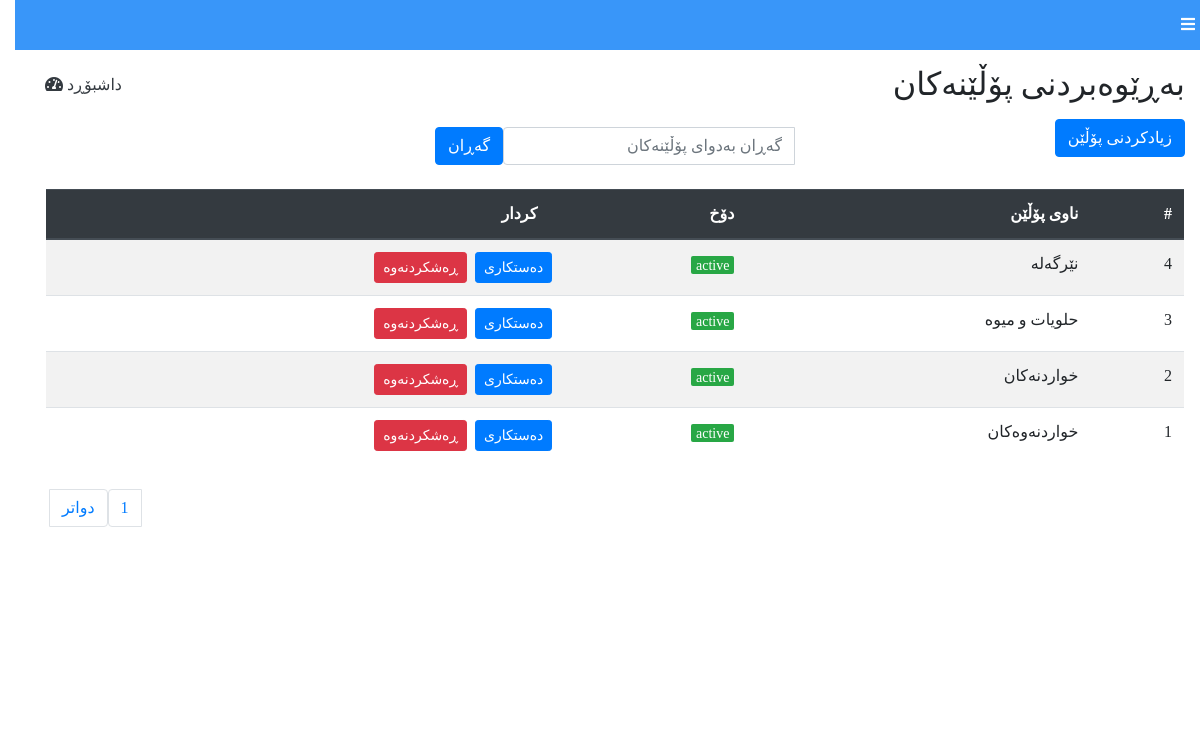
/category.php (signed in), run on the app's committed database.
### tables this page shows
CREATE TABLE `category` (
  `id` int(11) NOT NULL,
  `category_name` varchar(255) NOT NULL,
  `status` varchar(15) NOT NULL
);

### category.php (the view, shortened to what this page needs)
<?php
include 'auth/database.php';
$results_per_page = 5;
$result1 = mysqli_query($connect, "SELECT * FROM category");
$number_of_results = mysqli_num_rows($result1);
$number_of_pages = ceil($number_of_results / $results_per_page);
if (!isset($_GET['page']))
	$page = 1;
else
	$page = $_GET['page'];
$page_next = $page + 1;
$this_page_first_result = ($page > 1) ? ($page - 1) * $results_per_page : 0;
$result = mysqli_query($connect, "SELECT * FROM category ORDER BY id DESC LIMIT $this_page_first_result, $results_per_page");
$count = mysqli_num_rows($result);
?>
<!DOCTYPE html>
<html dir="rtl" lang="ar">
<head>
	<link rel="stylesheet" href="https://stackpath.bootstrapcdn.com/bootstrap/4.2.1/css/bootstrap.min.css">
	<link rel="stylesheet" href="https://use.fontawesome.com/releases/v5.7.0/css/all.css">
	<link rel="stylesheet" type="text/css" href="css/category.css">
</head>
<body>
	<div class="wrapper">
		<div class="content-wrapper text-right">
			<div class="container-fluid">
				<div class="row">
					<div class="col-md-12">
						<nav class="bar">
							<a href="#" id="toggle"><i class="fas fa-bars ml-3"></i></a>
						</nav>
						<div class="below-toggle-content">
							<div class="col-md-12">
								<div class="top-part mb-3"> <a href="dashboard.php" class="d-inline text-dark mt-2" style="text-decoration: none; float: left; font-weight: 500;">داشبۆڕد <i class="fas fa-tachometer-alt "></i> </a>
									<h2 class="d-inline">بەڕێوەبردنی پۆڵێنەکان</h2>
								</div>
								<div class="row">
									<div class="col-md-4">
										<button class="btn btn-primary add-group shadow-none" data-toggle="modal" data-target="#AddModal">زیادکردنی پۆڵێن</button>
									</div>
									<div class="col-md-4 mt-2 mb-4 ml-auto">
										<div class="input-group">
											<input type="text" name="search" id="search" onkeyup="SearchField();" class="form-control shadow-none" placeholder="گەڕان بەدوای پۆڵێنەکان">
											<span class="input-group-btn">
												<button class="btn btn-primary shadow-none" id="search-button">گەڕان</button>
											</span>
										</div>
									</div>
								</div>
								<div class="row pl-3 pr-3">
									<table class="table table-striped" id="category_table">
										<thead class="thead-dark">
											<tr>
												<th scope="col">#</th>
												<th scope="col">ناوی پۆڵێن</th>
												<th scope="col">دۆخ</th>
												<th scope="col">کردار</th>
											</tr>
										</thead>
										<tbody id="display">
											<?php
											if ($count > 0) {
												while ($data = mysqli_fetch_array($result)) {
											?>
													<tr>
														<td><?php echo $data['id']; ?></td>
														<td><?php echo $data['category_name']; ?></td>
														<?php
														if ($data['status'] == 'active') {
														?>
															<td><span class="active-status bg-success"><?php echo $data['status']; ?></span></td>
															<td>
																<div class="row">
																	<button type="submit" name="edit" id="<?php echo $data['id']; ?>" class="btn btn-sm btn-primary ml-2 edit_data">دەستکاری</button>
																	<a href="delete_category.php?id=<?php echo $data['id']; ?>" name="cancel" class="btn btn-sm btn-danger">ڕەشکردنەوە</a>
																</div>
															</td>
														<?php
														}
														?>
													</tr>
											<?php
												}
											} else {
												echo "<h5 class='text-danger mb-3'>هیچ زانیاریەك نەدۆزرایەوە<h5>";
											}
											?>
										</tbody>
									</table>
								</div>
								<div class="row">
									<nav aria-label="Page navigation example" style="background-color: transparent;">
										<ul class="pagination justify-content-end">
											<?php
											for ($page = 1; $page <= $number_of_pages; $page++) {
												echo '<li class="page-item"><a href="category.php?page=' . $page . '" class="page-link">' . $page . ' ' . '</a></li>';
											}
											?>
											<?php if ($page >= 1) { ?>
												<li class="page-item "><a href="<?php echo 'category.php?page=' . $page_next ?>" class="page-link">دواتر</a></li>
											<?php } ?>
										</ul>
									</nav>
								</div>
							</div>
						</div>
					</div>
				</div>
			</div>
		</div>
	</div>
</body>
</html>

### css/category.css (style rules this page uses)
* { font-family: 'Rabar_013'; font-size: 1rem; }
.content-wrapper { position: absolute; width: 100%; transition: 0.5s; }
.container-fluid { padding: 0; margin: 0; }
nav { width: 100%; background-color: #3996F9; padding: 10px 20px; line-height: 30px; }
nav .fa-bars { color: #fff; }
.below-toggle-content { padding: 15px; }
.active-status, .available { font-size: 14px; color: white; padding: 1.5px 5px; border-radius: 2px; }
body { margin: 0px; padding: 0px; overflow-x: hidden; }

### data on the page
category: category_name "نێرگەلە", status "active"
category: category_name "حلویات و میوە", status "active"
category: category_name "خواردنەکان", status "active"
category: category_name "خواردنەوەکان", status "active"
